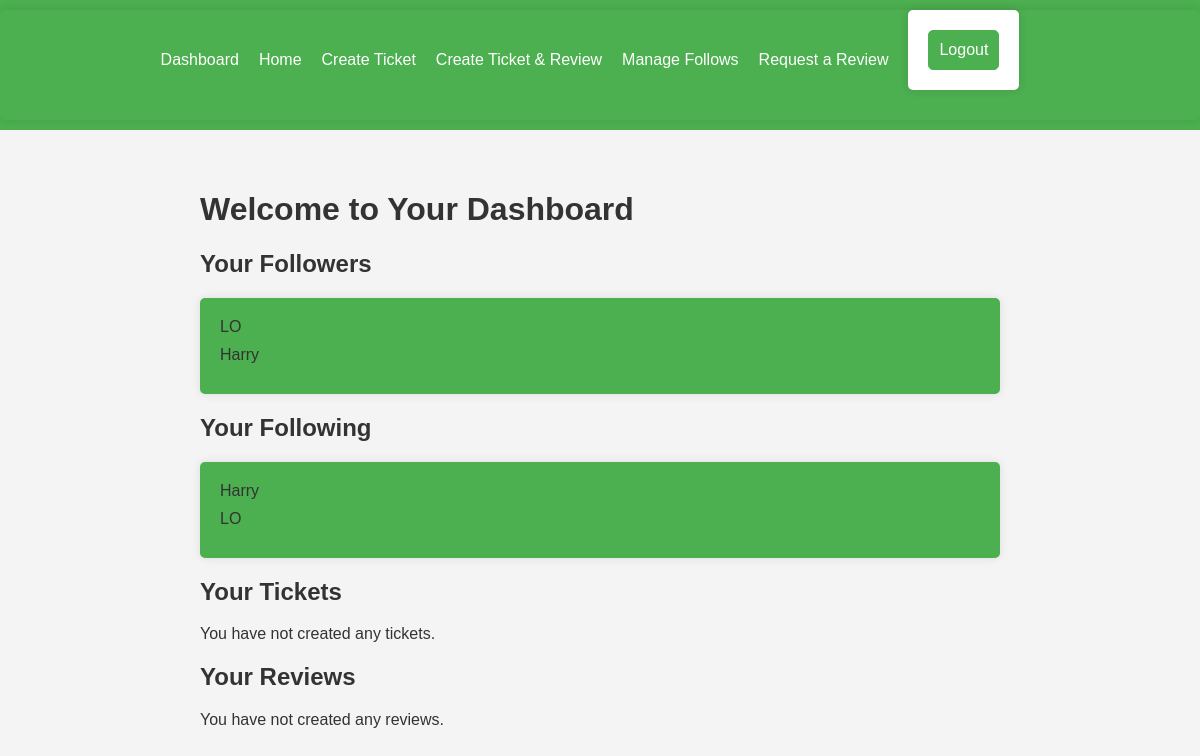
Page /dashboard/ (signed in) on the earlier database version.
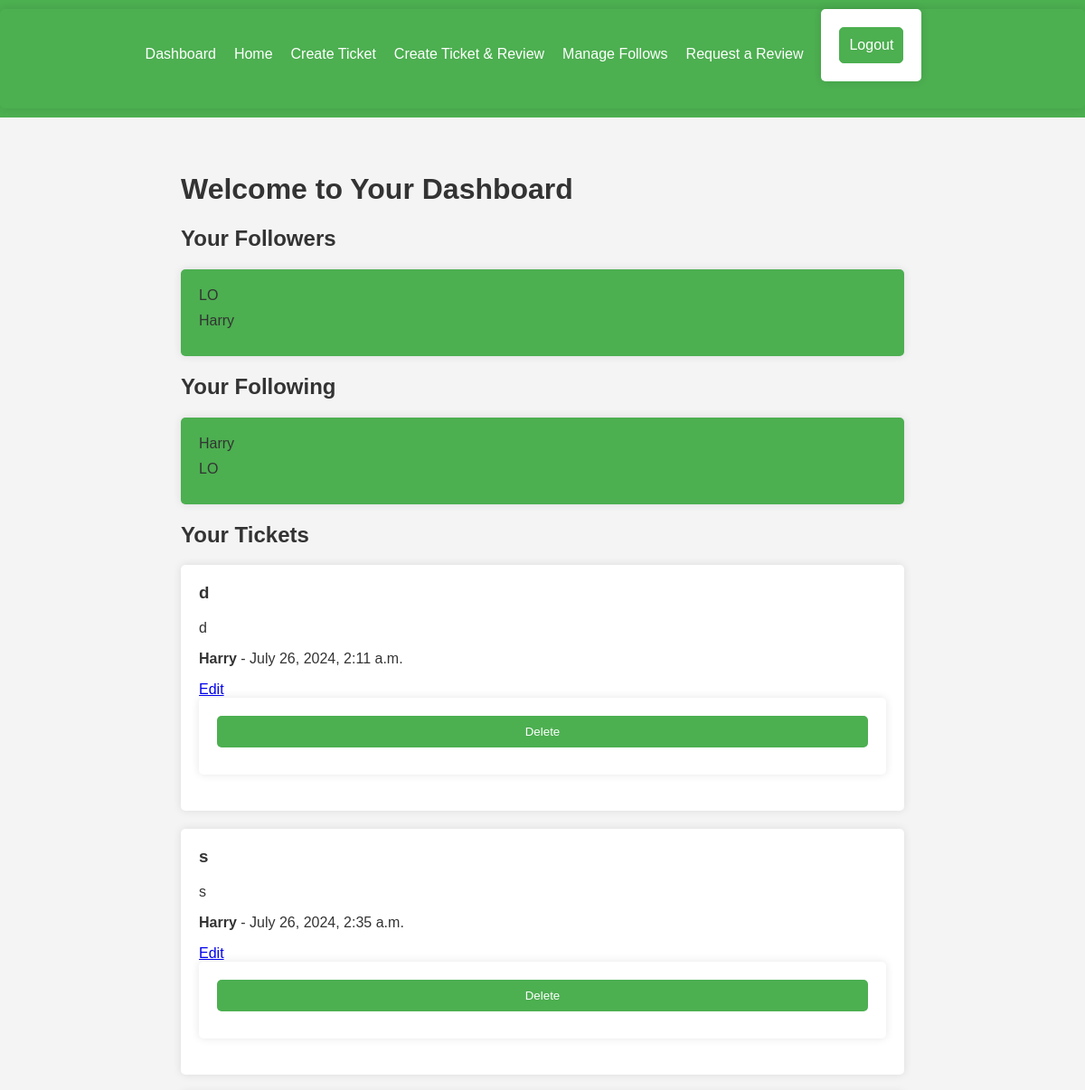
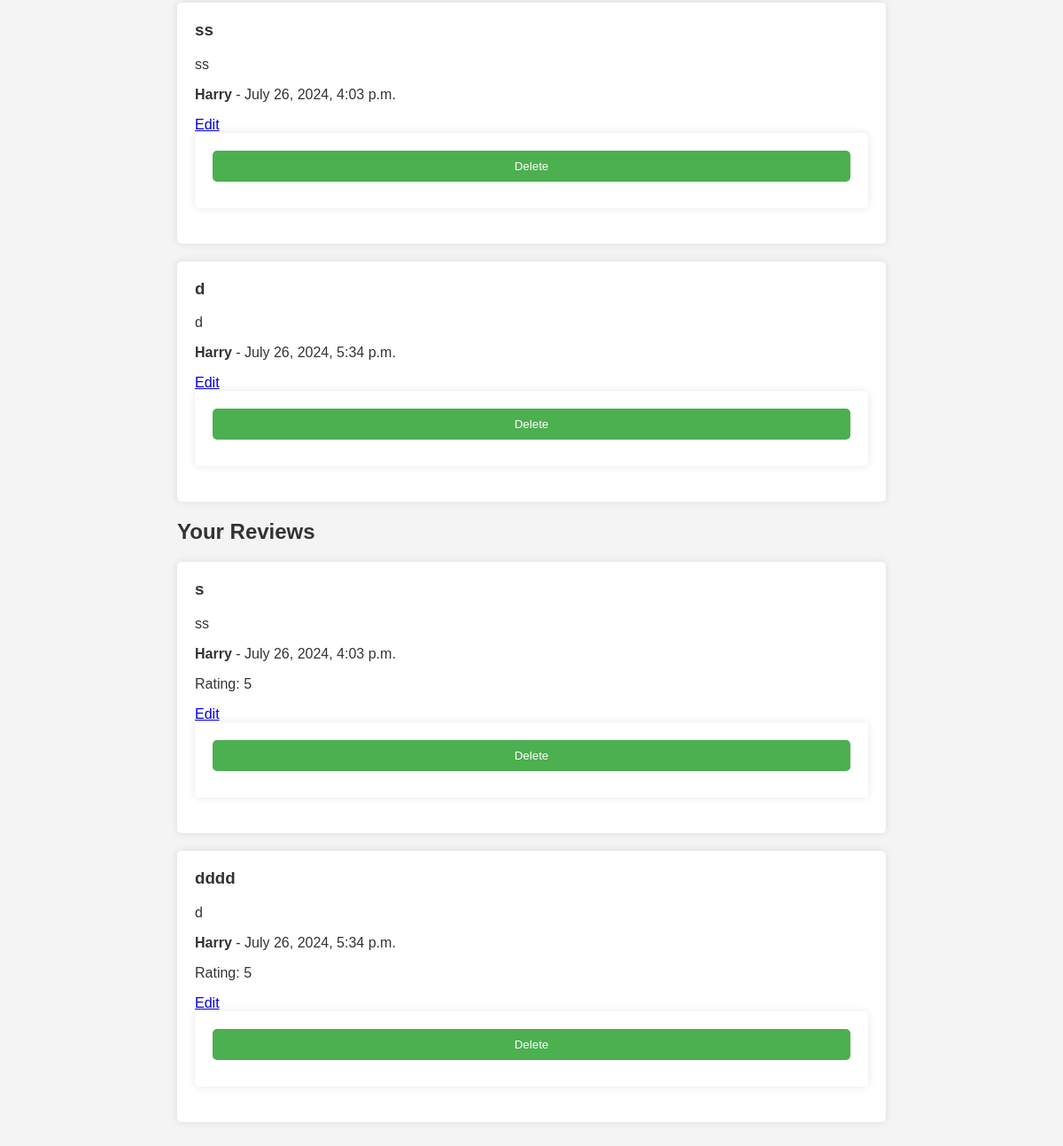
Same page on the later database version (2 pictures, top to bottom).
### myapp/models.py (models this page shows, shortened)
class UserFollows(models.Model):
    user = models.ForeignKey(
        to=settings.AUTH_USER_MODEL, related_name="following", on_delete=models.CASCADE
    )
    followed_user = models.ForeignKey(
        to=settings.AUTH_USER_MODEL, related_name="followers", on_delete=models.CASCADE
    )
    class Meta:
        constraints = [
            UniqueConstraint(
                fields=["user", "followed_user"], name="unique_user_follow"
            )
        ]
        app_label = "myapp"
        verbose_name = "User Follow"
        verbose_name_plural = "User Follows"

class Ticket(models.Model):
    title = models.CharField(max_length=128)
    description = models.TextField(max_length=2048, blank=True)
    user = models.ForeignKey(to=settings.AUTH_USER_MODEL, on_delete=models.CASCADE)
    image = models.ImageField(upload_to="tickets/", null=True, blank=True)
    time_created = models.DateTimeField(auto_now_add=True)

class Review(models.Model):
    ticket = models.ForeignKey(to=Ticket, on_delete=models.CASCADE)
    rating = models.PositiveSmallIntegerField(
        validators=[MinValueValidator(0), MaxValueValidator(5)]
    )
    headline = models.CharField(max_length=128)
    body = models.TextField(max_length=8192, blank=True)
    user = models.ForeignKey(to=settings.AUTH_USER_MODEL, on_delete=models.CASCADE)
    time_created = models.DateTimeField(auto_now_add=True)

### myapp/views.py (the view)
# urls.py: path("dashboard/", dashboard_view, name="dashboard"),
@login_required
def dashboard_view(request):
    user = request.user
    followers = user.followers.all()
    following = user.following.all()
    tickets = Ticket.objects.filter(user=user)
    reviews = Review.objects.filter(user=user)
    return render(
        request,
        "dashboard.html",
        {
            "followers": followers,
            "following": following,
            "tickets": tickets,
            "reviews": reviews,
        },
    )

### myapp/context_processors.py (called while the page is built)
def media_url(request):
    return {"media_url": settings.MEDIA_URL}

### myapp/templates/dashboard.html (shortened to what this page needs)
{% extends 'base.html' %}
{% block content %}
<h1>Welcome to Your Dashboard</h1>
<h2>Your Followers</h2>
<ul>
    {% for follower in followers %}
        <li>{{ follower.user.username }}</li>
    {% endfor %}
</ul>
<h2>Your Following</h2>
<ul>
    {% for follow in following %}
        <li>{{ follow.followed_user.username }}</li>
    {% endfor %}
</ul>
<h2>Your Tickets</h2>
{% if tickets %}
    {% for ticket in tickets %}
        <div class="card">
            <h3>{{ ticket.title }}</h3>
            <p>{{ ticket.description }}</p>
            <p><strong>{{ ticket.user.username }}</strong> - {{ ticket.time_created }}</p>
            <a href="{% url 'myapp:edit_ticket' ticket.id %}">Edit</a>
            <form method="post" action="{% url 'myapp:delete_ticket' ticket.id %}">
                <button type="submit">Delete</button>
            </form>
        </div>
    {% endfor %}
{% else %}
    <p>You have not created any tickets.</p>
{% endif %}
<h2>Your Reviews</h2>
{% if reviews %}
    {% for review in reviews %}
        <div class="card">
            <h3>{{ review.headline }}</h3>
            <p>{{ review.body }}</p>
            <p><strong>{{ review.user.username }}</strong> - {{ review.time_created }}</p>
            <p>Rating: {{ review.rating }}</p>
            <a href="{% url 'myapp:edit_review' review.id %}">Edit</a>
            <form method="post" action="{% url 'myapp:delete_review' review.id %}">
                <button type="submit">Delete</button>
            </form>
        </div>
    {% endfor %}
{% else %}
    <p>You have not created any reviews.</p>
{% endif %}
{% endblock %}

Differences in the rows shown:
added Ticket: title "d", description "d", user.username "Harry", time_created "July 26, 2024, 2:11 a.m."
added Ticket: title "s", description "s", user.username "Harry", time_created "July 26, 2024, 2:35 a.m."
added Ticket: title "ss", description "ss", user.username "Harry", time_created "July 26, 2024, 4:03 p.m."
added Ticket: title "d", description "d", user.username "Harry", time_created "July 26, 2024, 5:34 p.m."
added Review: headline "s", body "ss", user.username "Harry", time_created "July 26, 2024, 4:03 p.m.", rating "5"
added Review: headline "dddd", body "d", user.username "Harry", time_created "July 26, 2024, 5:34 p.m.", rating "5"
Other differences:
text no longer shown: "You have not created any tickets. You have not created any reviews."
